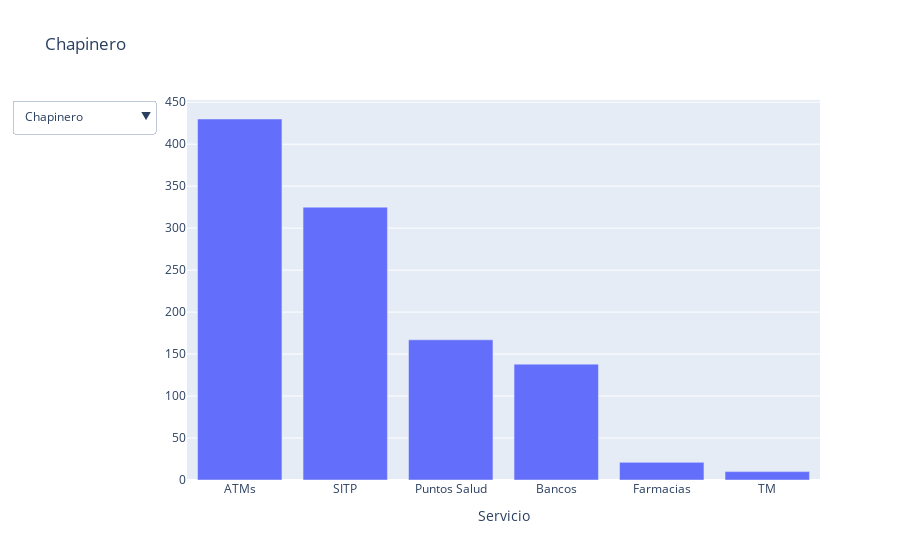

The cell this chart's notebook holds for it:
### Code cell
import plotly.graph_objects as go
import plotly.io as pio

fig = go.Figure()

Localidades = DF.index.tolist()

for Localidad in DF.index:
    
    DF2 = DF.loc[Localidad].to_frame().sort_values(by=Localidad,ascending=False).reset_index()
    fig.add_trace(go.Bar(x=DF2['index'],y=DF2[Localidad],name=Localidad))
    #fig.Layout(xaxis_title='Servicio')

VisibleAll = [True]*len(DF)
VisibleNone = [False]*len(DF)

ConfigButtons = [dict(label = 'None',
                     method = 'update',
                     args = [{'visible':VisibleNone},
                             {'title':'None'},
                             {'showlegend':True}])]

ConfigButtonsAll = dict(label = 'All',
                         method = 'update',
                         args = [{'visible':VisibleAll},
                                 {'title':'All'},
                                 {'showlegend':True}])

ConfigButtons.append(ConfigButtonsAll)

for i, Localidad in enumerate(Localidades):

    VisibleLoc = [False]*len(Localidades)
    VisibleLoc[i] = True
    ConfigButton = dict(label = Localidad,
                     method = 'update',
                     args = [{'visible':VisibleLoc},
                             {'title':Localidad},
                             {'showlegend':True}])
    ConfigButtons.append(ConfigButton)
    
fig.update_layout(
    updatemenus=[go.layout.Updatemenu(
        active=0,
        buttons= list(ConfigButtons),
        )],
xaxis_title='Servicio'
)

fig.update_traces(visible=False)

### Figure 1 — Plotly figure (JSON) as saved in the notebook; plotly's stock layout.template omitted (floating-point values rounded to 4 significant figures)
{"data": [{"name": "Chapinero", "type": "bar", "visible": true, "x": ["ATMs", "SITP", "Puntos Salud", "Bancos", "Farmacias", "TM"], "y": [430, 325, 167, 138, 21, 10]}, {"name": "Usaquén", "type": "bar", "visible": false, "x": ["SITP", "ATMs", "Puntos Salud", "Bancos", "Farmacias", "TM"], "y": [698, 428, 291, 103, 40, 13]}, {"name": "Santa Fe", "type": "bar", "visible": false, "x": ["ATMs", "SITP", "Bancos", "Puntos Salud", "TM", "Farmacias"], "y": [234, 189, 90, 31, 13, 10]}, {"name": "Suba", "type": "bar", "visible": false, "x": ["SITP", "ATMs", "Puntos Salud", "Bancos", "Farmacias", "TM"], "y": [826, 373, 202, 73, 12, 11]}, {"name": "Kennedy", "type": "bar", "visible": false, "x": ["SITP", "ATMs", "Puntos Salud", "Bancos", "TM", "Farmacias"], "y": [932, 220, 73, 63, 10, 4]}, {"name": "Teusaquillo", "type": "bar", "visible": false, "x": ["SITP", "ATMs", "Puntos Salud", "Bancos", "Farmacias", "TM"], "y": [272, 218, 123, 57, 13, 13]}, {"name": "Engativá", "type": "bar", "visible": false, "x": ["SITP", "ATMs", "Puntos Salud", "Bancos", "Farmacias", "TM"], "y": [775, 309, 107, 54, 15, 13]}, {"name": "Fontibón", "type": "bar", "visible": false, "x": ["SITP", "ATMs", "Puntos Salud", "Bancos", "Farmacias", "TM"], "y": [393, 228, 76, 54, 14, 1]}, {"name": "Puente Aranda", "type": "bar", "visible": false, "x": ["SITP", "ATMs", "Bancos", "Puntos Salud", "TM", "Farmacias"], "y": [377, 185, 51, 38, 14, 6]}, {"name": "Barrios Unidos", "type": "bar", "visible": false, "x": ["SITP", "ATMs", "Puntos Salud", "Bancos", "TM", "Farmacias"], "y": [219, 147, 88, 38, 12, 5]}, {"name": "Los Mártires", "type": "bar", "visible": false, "x": ["SITP", "ATMs", "Bancos", "Puntos Salud", "TM", "Farmacias"], "y": [166, 119, 37, 24, 10, 5]}, {"name": "Antonio Nariño", "type": "bar", "visible": false, "x": ["SITP", "ATMs", "Puntos Salud", "Bancos", "TM", "Farmacias"], "y": [99, 87, 61, 25, 5, 3]}, {"name": "La Candelaria", "type": "bar", "visible": false, "x": ["ATMs", "SITP", "Bancos", "Puntos Salud", "TM", "Farmacias"], "y": [65, 36, 24, 4, 1, null]}, {"name": "Bosa", "type": "bar", "visible": false, "x": ["SITP", "ATMs", "Puntos Salud", "Bancos", "Farmacias", "TM"], "y": [499, 64, 20, 17, 9, 2]}, {"name": "Tunjuelito", "type": "bar", "visible": false, "x": ["SITP", "ATMs", "Puntos Salud", "Bancos", "Farmacias", "TM"], "y": [185, 74, 30, 15, 9, 3]}, {"name": "San Cristobal", "type": "bar", "visible": false, "x": ["SITP", "ATMs", "Puntos Salud", "Bancos", "Farmacias", "TM"], "y": [406, 51, 19, 13, 9, 3]}, {"name": "Usme", "type": "bar", "visible": false, "x": ["SITP", "ATMs", "Puntos Salud", "Bancos", "TM", "Farmacias"], "y": [328, 36, 28, 13, 1, null]}, {"name": "Ciudad Bolivar", "type": "bar", "visible": false, "x": ["SITP", "Puntos Salud", "ATMs", "Bancos", "TM", "Farmacias"], "y": [570, 140, 58, 8, 2, 1]}, {"name": "Rafael Uribe Uribe", "type": "bar", "visible": false, "x": ["SITP", "Puntos Salud", "ATMs", "TM", "Bancos", "Farmacias"], "y": [308, 75, 42, 8, 6, null]}], "layout": {"autosize": true, "title": {"text": "Chapinero"}, "updatemenus": [{"active": 2, "buttons": [{"args": [{"visible": [false, false, false, false, false, false, false, false, false, false, false, false, false, false, false, false, false, false, false]}, {"title": "None"}, {"showlegend": true}], "label": "None", "method": "update"}, {"args": [{"visible": [true, true, true, true, true, true, true, true, true, true, true, true, true, true, true, true, true, true, true]}, {"title": "All"}, {"showlegend": true}], "label": "All", "method": "update"}, {"args": [{"visible": [true, false, false, false, false, false, false, false, false, false, false, false, false, false, false, false, false, false, false]}, {"title": "Chapinero"}, {"showlegend": true}], "label": "Chapinero", "method": "update"}, {"args": [{"visible": [false, true, false, false, false, false, false, false, false, false, false, false, false, false, false, false, false, false, false]}, {"title": "Usaquén"}, {"showlegend": true}], "label": "Usaquén", "method": "update"}, {"args": [{"visible": [false, false, true, false, false, false, false, false, false, false, false, false, false, false, false, false, false, false, false]}, {"title": "Santa Fe"}, {"showlegend": true}], "label": "Santa Fe", "method": "update"}, {"args": [{"visible": [false, false, false, true, false, false, false, false, false, false, false, false, false, false, false, false, false, false, false]}, {"title": "Suba"}, {"showlegend": true}], "label": "Suba", "method": "update"}, {"args": [{"visible": [false, false, false, false, true, false, false, false, false, false, false, false, false, false, false, false, false, false, false]}, {"title": "Kennedy"}, {"showlegend": true}], "label": "Kennedy", "method": "update"}, {"args": [{"visible": [false, false, false, false, false, true, false, false, false, false, false, false, false, false, false, false, false, false, false]}, {"title": "Teusaquillo"}, {"showlegend": true}], "label": "Teusaquillo", "method": "update"}, {"args": [{"visible": [false, false, false, false, false, false, true, false, false, false, false, false, false, false, false, false, false, false, false]}, {"title": "Engativá"}, {"showlegend": true}], "label": "Engativá", "method": "update"}, {"args": [{"visible": [false, false, false, false, false, false, false, true, false, false, false, false, false, false, false, false, false, false, false]}, {"title": "Fontibón"}, {"showlegend": true}], "label": "Fontibón", "method": "update"}, {"args": [{"visible": [false, false, false, false, false, false, false, false, true, false, false, false, false, false, false, false, false, false, false]}, {"title": "Puente Aranda"}, {"showlegend": true}], "label": "Puente Aranda", "method": "update"}, {"args": [{"visible": [false, false, false, false, false, false, false, false, false, true, false, false, false, false, false, false, false, false, false]}, {"title": "Barrios Unidos"}, {"showlegend": true}], "label": "Barrios Unidos", "method": "update"}, {"args": [{"visible": [false, false, false, false, false, false, false, false, false, false, true, false, false, false, false, false, false, false, false]}, {"title": "Los Mártires"}, {"showlegend": true}], "label": "Los Mártires", "method": "update"}, {"args": [{"visible": [false, false, false, false, false, false, false, false, false, false, false, true, false, false, false, false, false, false, false]}, {"title": "Antonio Nariño"}, {"showlegend": true}], "label": "Antonio Nariño", "method": "update"}, {"args": [{"visible": [false, false, false, false, false, false, false, false, false, false, false, false, true, false, false, false, false, false, false]}, {"title": "La Candelaria"}, {"showlegend": true}], "label": "La Candelaria", "method": "update"}, {"args": [{"visible": [false, false, false, false, false, false, false, false, false, false, false, false, false, true, false, false, false, false, false]}, {"title": "Bosa"}, {"showlegend": true}], "label": "Bosa", "method": "update"}, {"args": [{"visible": [false, false, false, false, false, false, false, false, false, false, false, false, false, false, true, false, false, false, false]}, {"title": "Tunjuelito"}, {"showlegend": true}], "label": "Tunjuelito", "method": "update"}, {"args": [{"visible": [false, false, false, false, false, false, false, false, false, false, false, false, false, false, false, true, false, false, false]}, {"title": "San Cristobal"}, {"showlegend": true}], "label": "San Cristobal", "method": "update"}, {"args": [{"visible": [false, false, false, false, false, false, false, false, false, false, false, false, false, false, false, false, true, false, false]}, {"title": "Usme"}, {"showlegend": true}], "label": "Usme", "method": "update"}, {"args": [{"visible": [false, false, false, false, false, false, false, false, false, false, false, false, false, false, false, false, false, true, false]}, {"title": "Ciudad Bolivar"}, {"showlegend": true}], "label": "Ciudad Bolivar", "method": "update"}, {"args": [{"visible": [false, false, false, false, false, false, false, false, false, false, false, false, false, false, false, false, false, false, true]}, {"title": "Rafael Uribe Uribe"}, {"showlegend": true}], "label": "Rafael Uribe Uribe", "method": "update"}]}], "xaxis": {"autorange": true, "range": [-0.5, 5.5], "title": {"text": "Servicio"}, "type": "category"}, "yaxis": {"autorange": true, "range": [0, 452.6], "type": "linear"}}}
